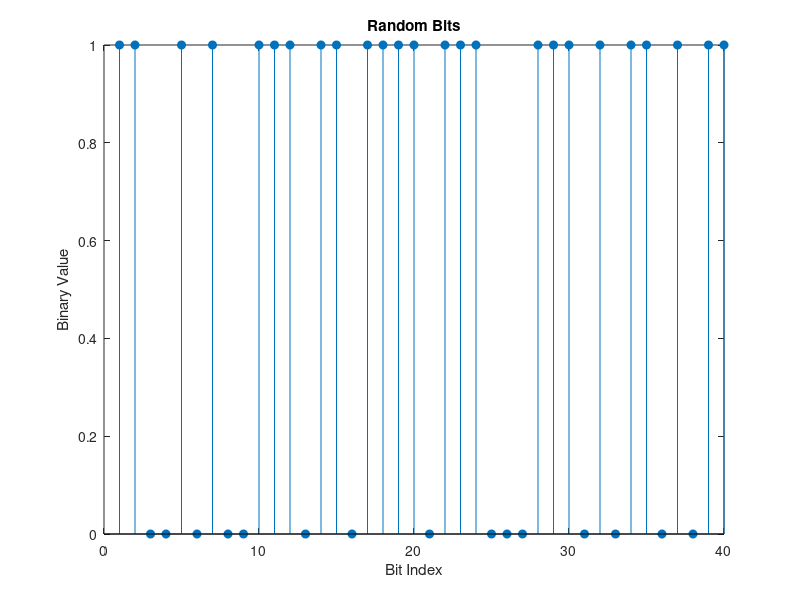
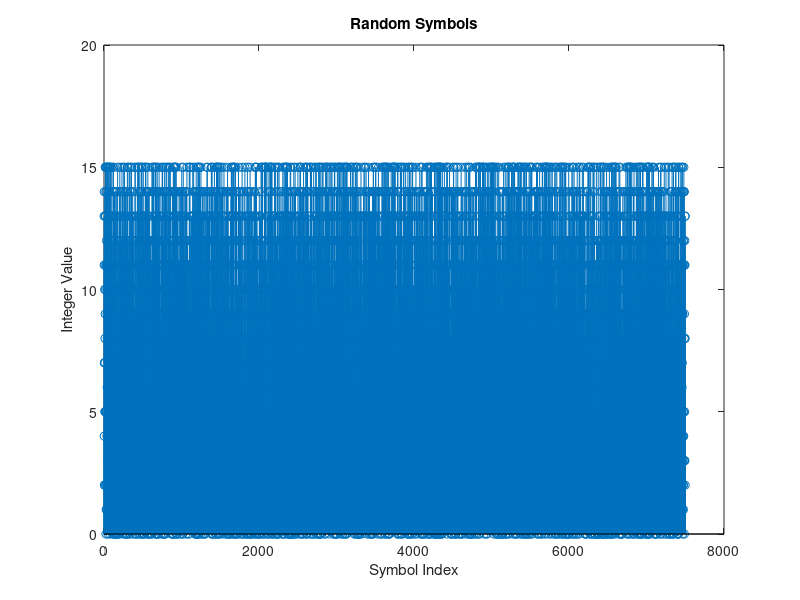
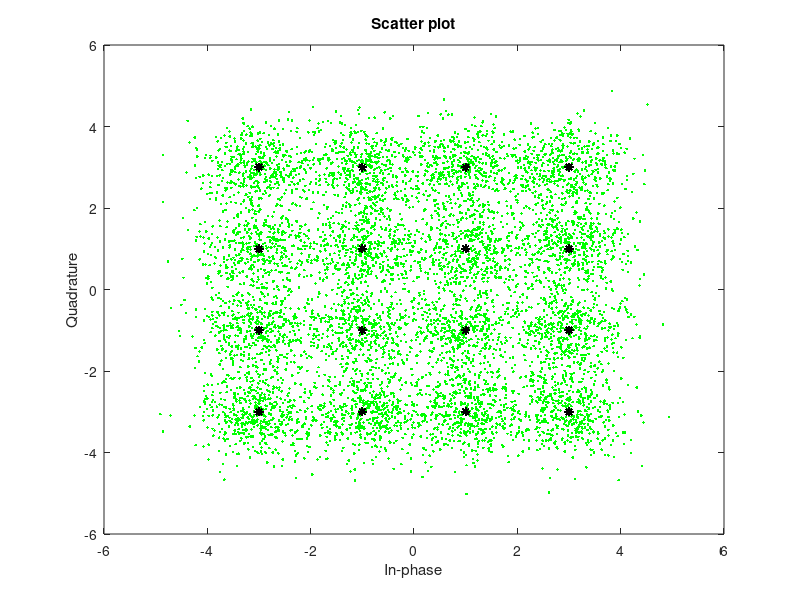
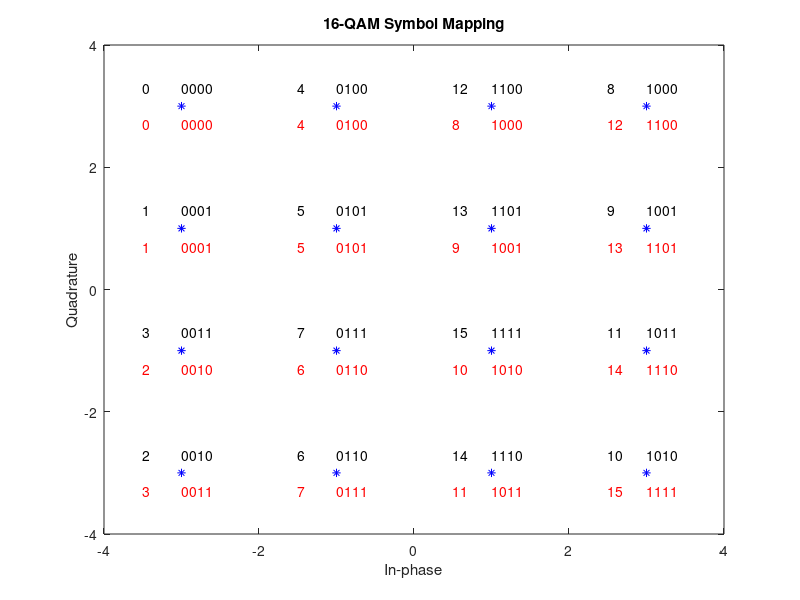

The MATLAB source for these figures, in order:
%%
%{
    定义参数，生成长度为 N 的比特流

    rng — 控制随机数生成,将函数设置为其默认状态或任何静态种子值，以便示例生成可重复的结果。
    randi — 生成随机数据流
%}
M   = 16;       % QAM Modulation order : 16-QAM (alphabet size or number of points in signal constellation)
k   = log2(M);  % Number of bits per symbol : 16-QAM carry 4 bits
n   = 3e4;      % Number of bits to process
sps = 4;        % Number of samples per symbol (oversampling factor)

rng default;
dataIn = randi([0 1],n,1); % Generate vector of binary data

%{
    使用词干图显示随机二进制数据流的前 40 位的二进制值。在调用函数时使用冒号 （） 运算符来选择二进制向量的一部分。
%}
stem(dataIn(1:40),'filled');
title('Random Bits');
xlabel('Bit Index');
ylabel('Binary Value');
%%
%{
    将二进制数据转换为整数值符号
    QAM函数的默认配置需要整数值数据作为要调制的输入符号。这里将前面生成的比特流进行转换

    reshape(A,sz1,...,szN) - 将 A 重构为一个 sz1×...×szN 数组
    bi2de(X) - 将二进制行向量转换为十进制整数

    在这个例子中使用了16-QAM，使用 reshape 将比特流分为每4-bit作为一组。
%}
dataInMatrix    = reshape(dataIn,length(dataIn)/k,k);
dataSymbolsIn   = bi2de(dataInMatrix);
figure;                    % Create new figure window.
stem(dataSymbolsIn);
title('Random Symbols');
xlabel('Symbol Index');
ylabel('Integer Value');
%%
%{
    使用 16-QAM 进行调制

    qammod - 将相位偏移为零的 16-QAM 调制应用于列矢量，以进行二进制编码和格雷编码的位到符号映射。
%}
dataMod     = qammod(dataSymbolsIn,M,'bin');    % Binary-encoded
dataModG    = qammod(dataSymbolsIn,M);          % Gray-encoded

%{
    添加白高斯噪声
    调制信号使信号具有指定信噪比（SNR）。SNR 将由每比特的能量与噪声的功率谱密度比值（EbNo : Eb/No）得到。本例中假设通道 Eb/No 为 10 分贝。

    awgn(x，snr，signalpower) - 将白高斯噪声添加到矢量信号 x 中，信噪比为 snr。'measured' 在添加噪声之前测量的功率
%}
EbNo        = 12;
snr         = EbNo+10*log10(k)-10*log10(sps);
rxSignal    = awgn(dataMod,snr,'measured');     % Binary-encoded
rxSignalG   = awgn(dataModG,snr,'measured');    % Gray-encoded
%%
%{
    创建星座图
    AWGN的效果存在于星座图中。

    scatterplot(x,n,offset,plotstring,scatfig) - 显示调制信号的同相和正交分量，以及通道后接收到的噪声信号。 
    n : 抽取因子
    plotstring : 设置散点图的绘制符号、线类型和颜色
    scatfig : 在现有对象中生成散点图
%}
sPlotFig = scatterplot(rxSignal,1,0,'g.');
hold on
scatterplot(dataMod,1,0,'k*',sPlotFig)
%%
%{
    解调 16-QAM

    qamdemod - 解调接收到的数据并输出整数值数据符号。
%}
dataSymbolsOut  = qamdemod(rxSignal,M,'bin'); % Binary-encoded data symbols
dataSymbolsOutG = qamdemod(rxSignalG,M);      % Gray-coded data symbols

%{
    将整数值符号转换为二进制数据

    de2bi(X,n) - 将整数转换为 n 元组位比特流。对于 16-QAM，采用 4 元组
    resharp - 使数据再转换为比特流
%}
dataOutMatrix   = de2bi(dataSymbolsOut,k);
dataOut         = dataOutMatrix(:);     % Return data in column vector
dataOutMatrixG  = de2bi(dataSymbolsOutG,k);
dataOutG        = dataOutMatrixG(:);   % Return data in column vector   
%%
%{
    计算系统 BER
    该函数计算原始二进制数据流和接收的数据流的位错误统计信息。可以观察到采用格雷码将显著降低 BER
%}
[numErrors,ber] = biterr(dataIn,dataOut);
fprintf('\nThe binary coding bit error rate is %5.2e, based on %d errors.\n',ber,numErrors)
[numErrorsG,berG] = biterr(dataIn,dataOutG);
fprintf('\nThe Gray coding bit error rate is %5.2e, based on %d errors.\n', berG,numErrorsG)
%%
%{
    绘制信号星座，显示 16-QAM 星座的自然和灰度编码二进制符号映射
    前面显示的星座图绘制了QAM星座中的点，但它没有指示符号值和星座点之间的映射。
%}
x       = (0:15);               % Integer input
symbin  = qammod(x,M,'bin');    % 16-QAM output (binary-coded)
symgray = qammod(x,M,'gray');   % 16-QAM output (Gray-coded)

scatterplot(symgray,1,0,'b*');
for i = 1:M
    text(real(symgray(i)) - 0.0,imag(symgray(i)) + 0.3, ...
        dec2base(x(i),2,4));
     text(real(symgray(i)) - 0.5,imag(symgray(i)) + 0.3, ...
         num2str(x(i)));
    
    text(real(symbin(i)) - 0.0,imag(symbin(i)) - 0.3, ...
        dec2base(x(i),2,4),'Color',[1 0 0]);
    text(real(symbin(i)) - 0.5,imag(symbin(i)) - 0.3, ...
        num2str(x(i)),'Color',[1 0 0]);
end
title('16-QAM Symbol Mapping');
axis([-4 4 -4 4]);
